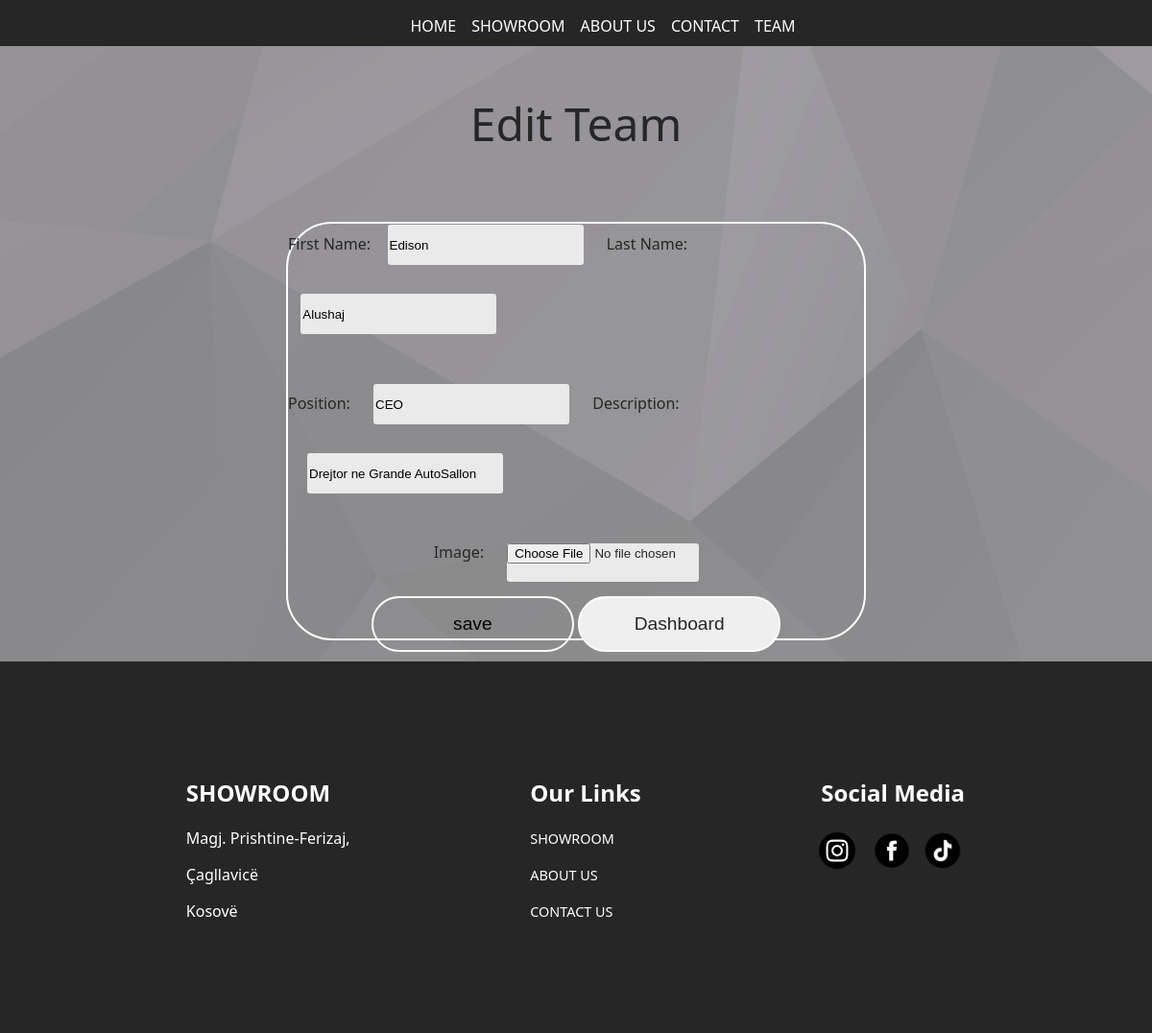
Screenshot of /edit-team.php?id=7 with the database file from the repository.
### tables this page shows
CREATE TABLE `team` (
  `ID` int(11) NOT NULL,
  `firstname` varchar(255) NOT NULL,
  `lastname` varchar(255) NOT NULL,
  `pozita` varchar(255) NOT NULL,
  `pershkrimi` text NOT NULL,
  `img` blob NOT NULL,
  `Modifikim` varchar(255) DEFAULT NULL
);

### teamRepository.php (called while the page is built, shortened)
<?php
    class TeamRepository{
        private $connection;
        public function __construct()
        {
            $conn = new DatabaseConnection;
            $this->connection = $conn->startConnection();
        }
        function getTeamById($id){
            $conn = $this->connection;
            $sql = "SELECT * FROM team WHERE ID=?";
            $statement = $conn->prepare($sql);
            $statement->execute([$id]);
            $team=$statement->fetch();
            return $team;
        }
    }
?>

### edit-team.php (the view, shortened to what this page needs)
<?php
include 'teamRepository.php';
$id = $_GET['id'];
$strep = new TeamRepository();
$team = $strep->getTeamById($id);
?>
<!DOCTYPE html>
<html>
<head>
    <link rel="stylesheet" href="edit.css">
</head>
<body>
    <?php
        include('header.php');
        echo $header1;
    ?>
    <div class="edit-title">
        <p>Edit Team</p>
    </div>
    <div class="form-div">
        <form class="edit-form" action="<?php echo $_SERVER['PHP_SELF'] . '?id=' . $id; ?>" method="POST">
             <div>
                <label class="team-lable-1" for="">First Name:</label>
                <input class="input-field-3" type="text" name="firstName" value="<?php echo $team['firstname']?>">
                <label for="">Last Name:</label>
                <input class="input-field-3" type="text" name="lastName" value="<?php echo $team['lastname']?>">
            </div><br>
            <div>
                <label for="">Position:</label>
                <input class="input-field" type="text" name="pozita" value="<?php echo $team['pozita']?>">
                <label for="">Description:</label>
                <input class="input-field" type="text" name="pershkrimi" value="<?php echo $team['pershkrimi']?>">
            </div><br>
            <div>
                <label for="">Image:</label>
                <input  class="input-field" type="file" name="image"  value="<?php echo $team['img']?>">
            </div>
            <div>
                <input class="edit-submit" type="submit" name="editBtn" value="save">
                <button type="submit" class="edit-submit"><a href="AdminDashboard.php">Dashboard</a></button>
            </div>
        </form>
    </div>
    <?php
        include('footer.php');
        echo $footer1;
    ?>
</body>
</html>

### edit.css (style rules this page uses)
body { margin: 0%; background-image: url(Img/abstract-gray-mosaic-polygon-surfaced-background.jpg); background-position: center; background-size: cover; display: flex; flex-direction: column; justify-content: center; align-items: center; font-family: 'Segoe UI', Tahoma, Geneva, Verdana, sans-serif; }
.edit-title { color: #262626; width: 100%; display: flex; justify-content: center; align-items: center; font-size: 3em; }
.edit-form { width: 50%; height: 90%; display: flex; flex-direction: column; justify-content: center; align-items: center; border: 0.15em solid white; border-radius: 3em; }
.form-div { color: #262626; display: flex; width: 100%; height: 30em; justify-content: center; align-items: center; margin-bottom: 0em; }
.input-field { background: #eaeaea; margin: 15px 20px; border-radius: 3px; max-height: 65px; transition: max-height 0.5s; overflow: hidden; }
input { width: 15em; height: 3em; background: transparent; border: 0; outline: 0; }
.input-field-3 { background: #eaeaea; margin: 15px 20px; border-radius: 3px; max-height: 65px; transition: max-height 0.5s; overflow: hidden; margin-left: 1em; }
.edit-submit { font-size: 1.2em; width: 11em; height: 3em; border: 0.15em solid white; border-radius: 1.5em; outline: 0; }
.edit-submit a { color: #262626; text-decoration: none; }

### rows the page displays
team: firstName "Edison", lastName "Alushaj", pozita "CEO", pershkrimi "Drejtor ne Grande AutoSallon"
